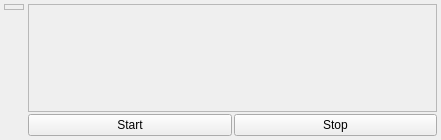
<?xml version="1.0" encoding="UTF-8"?>
<ui version="4.0">
 <class>GEyeTracker</class>
 <widget class="QWidget" name="GEyeTracker">
  <property name="windowModality">
   <enum>Qt::NonModal</enum>
  </property>
  <property name="geometry">
   <rect>
    <x>0</x>
    <y>0</y>
    <width>441</width>
    <height>140</height>
   </rect>
  </property>
  <property name="sizePolicy">
   <sizepolicy hsizetype="Expanding" vsizetype="Expanding">
    <horstretch>0</horstretch>
    <verstretch>0</verstretch>
   </sizepolicy>
  </property>
  <property name="windowTitle">
   <string>GorgonEye</string>
  </property>
  <layout class="QHBoxLayout" name="horizontalLayout">
   <property name="spacing">
    <number>4</number>
   </property>
   <property name="margin">
    <number>4</number>
   </property>
   <item>
    <layout class="QVBoxLayout" name="mainLayout">
     <property name="spacing">
      <number>2</number>
     </property>
     <item>
      <widget class="QFrame" name="viewFrame">
       <property name="frameShape">
        <enum>QFrame::StyledPanel</enum>
       </property>
       <property name="frameShadow">
        <enum>QFrame::Plain</enum>
       </property>
       <layout class="QGridLayout" name="gridLayout">
        <property name="margin">
         <number>2</number>
        </property>
        <property name="spacing">
         <number>2</number>
        </property>
        <item row="0" column="0">
         <layout class="QVBoxLayout" name="viewLayout">
          <property name="spacing">
           <number>2</number>
          </property>
         </layout>
        </item>
       </layout>
      </widget>
     </item>
     <item>
      <spacer name="viewSpacer">
       <property name="orientation">
        <enum>Qt::Vertical</enum>
       </property>
       <property name="sizeHint" stdset="0">
        <size>
         <width>20</width>
         <height>40</height>
        </size>
       </property>
      </spacer>
     </item>
    </layout>
   </item>
   <item>
    <layout class="QVBoxLayout" name="sideLayout">
     <property name="spacing">
      <number>2</number>
     </property>
     <item>
      <widget class="QScrollArea" name="scrollArea">
       <property name="sizePolicy">
        <sizepolicy hsizetype="Expanding" vsizetype="Expanding">
         <horstretch>0</horstretch>
         <verstretch>0</verstretch>
        </sizepolicy>
       </property>
       <property name="horizontalScrollBarPolicy">
        <enum>Qt::ScrollBarAsNeeded</enum>
       </property>
       <property name="widgetResizable">
        <bool>true</bool>
       </property>
       <widget class="QWidget" name="scrollAreaWidgetContents">
        <property name="geometry">
         <rect>
          <x>0</x>
          <y>0</y>
          <width>403</width>
          <height>97</height>
         </rect>
        </property>
        <layout class="QGridLayout" name="gridLayout_2">
         <item row="0" column="0">
          <layout class="QHBoxLayout" name="paramsLayout">
           <property name="spacing">
            <number>4</number>
           </property>
          </layout>
         </item>
        </layout>
       </widget>
      </widget>
     </item>
     <item>
      <layout class="QHBoxLayout" name="buttonLayout">
       <property name="spacing">
        <number>2</number>
       </property>
       <property name="margin">
        <number>0</number>
       </property>
       <item>
        <widget class="QPushButton" name="startBtn">
         <property name="text">
          <string>Start</string>
         </property>
        </widget>
       </item>
       <item>
        <widget class="QPushButton" name="stopBtn">
         <property name="text">
          <string>Stop</string>
         </property>
        </widget>
       </item>
      </layout>
     </item>
    </layout>
   </item>
  </layout>
 </widget>
 <resources/>
 <connections/>
</ui>
